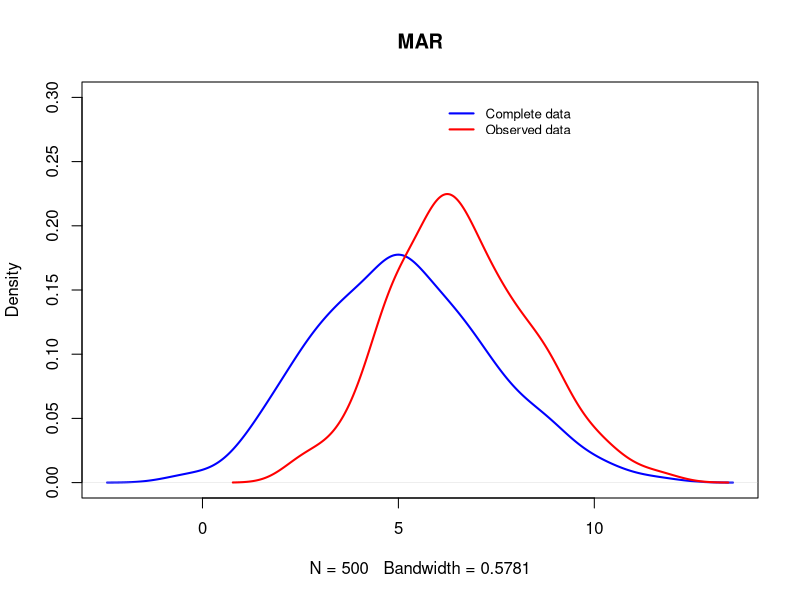
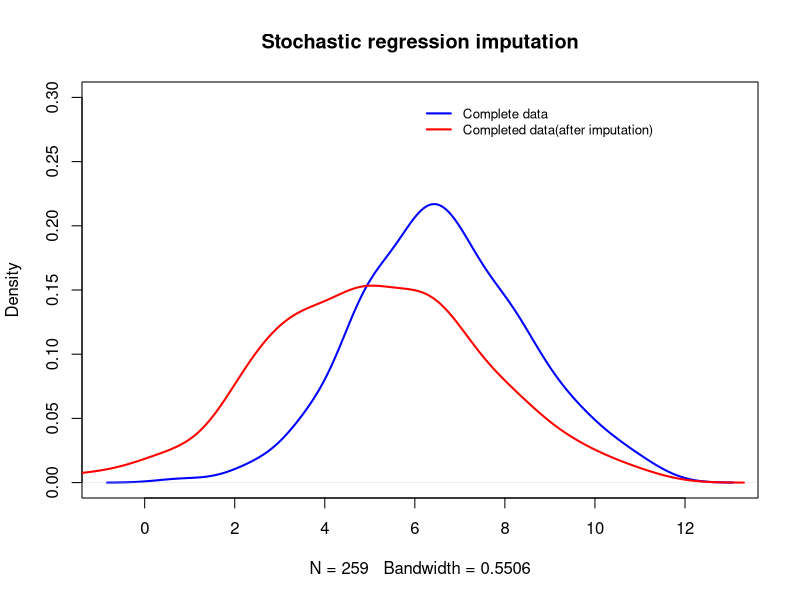
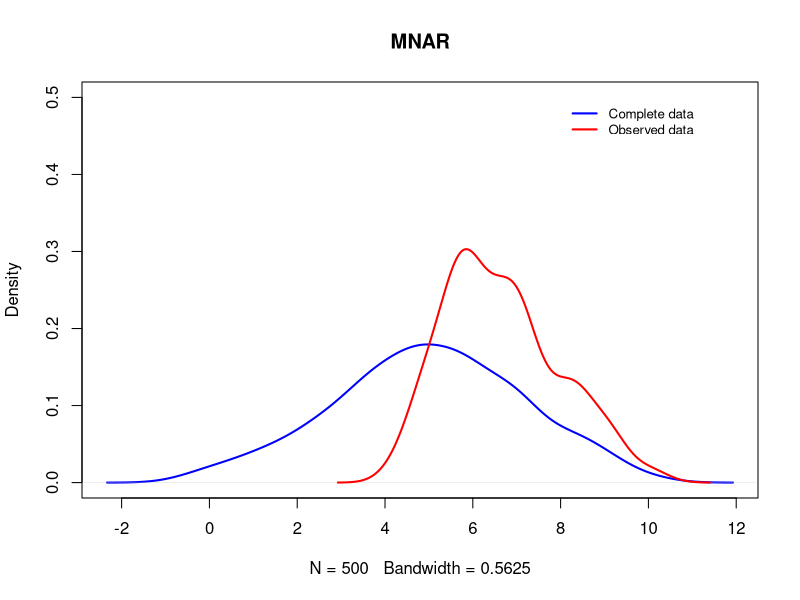
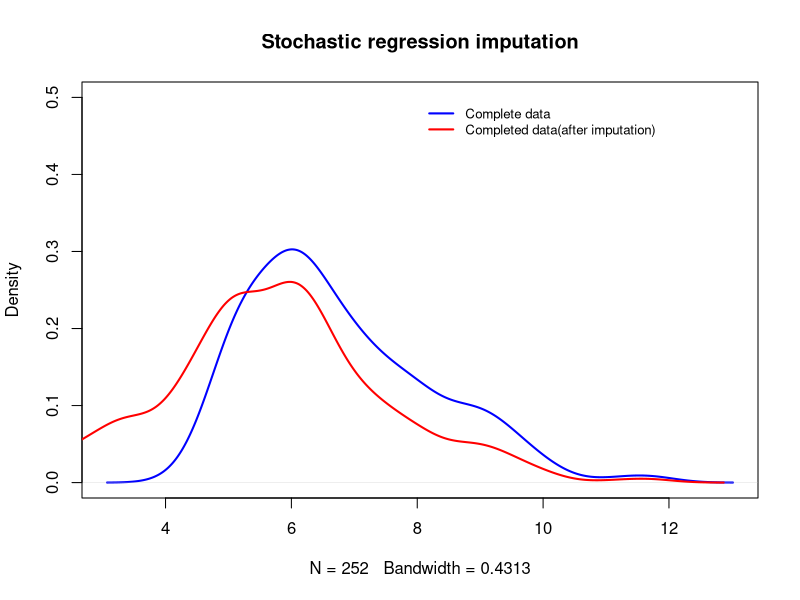

Generate these figures, in order, with R: (Note: this script raises an error after producing the figures.)
## ---- chunk 1
#Question 3
# (a)
n<- 500
mu1<-mu2<-mu3<-0
sigma1<-sigma2<-sigma3<-1
z1<-rnorm(n,mu1,sigma1)
z2<-rnorm(n,mu2,sigma2)
z3<-rnorm(n,mu3,sigma3)

Y1<-1+z1
Y2<-5+2*z1+z2

#MAR
Y2_MAR_obs <- Y2[2*z1 +z3 >= 0]
mean(Y2_MAR_obs)

Y2_MAR_mis <- Y2[2*z1 +z3<0]
plot(density(Y2), lwd = 2, col = "blue", main = "MAR", ylim = c(0,0.3))
lines(density(Y2_MAR_obs), lwd = 2, col = "red")
legend(6, 0.3,legend = c("Complete data", "Observed data"),cex=0.8,
       col = c("blue", "red"), lty = c(1, 1), lwd = c(2, 2), bty = "n")

ind_MAR <- which(2*z1 +z3 >= 0) 
g1_MAR <- Y1[ind_MAR] 
g2_MAR <- Y1[-ind_MAR]
mean(g1_MAR)
mean(g2_MAR)
t.test(g1_MAR, g2_MAR, paired = FALSE, var.equal = FALSE)

## ---- chunk 2
#Question 3
# (b)
n<- 500
mu1<-mu2<-mu3<-0
sigma1<-sigma2<-sigma3<-1
z1<-rnorm(n,mu1,sigma1)
z2<-rnorm(n,mu2,sigma2)
z3<-rnorm(n,mu3,sigma3)

Y1<-1+z1
Y2<-5+2*z1+z2

Y2[2*z1 +z3<0]=NA

data<-data.frame(Y1=c(Y1), Y2=c(Y2))

fit <- lm(Y2 ~ Y1, data = data) 
summary(fit)
fit$coefficients

set.seed(111)
predicted_sri <- predict(fit, newdata = data) + rnorm(nrow(data), 0, sigma(fit))
Y2_sri <- ifelse(is.na(data$Y2), predicted_sri, data$Y2)

sd(data$Y2, na.rm = TRUE)
sd(Y2_sri)

plot(density(data$Y2[-which(is.na(data$Y2) == TRUE)]), lwd = 2, col = "blue", main = "Stochastic regression imputation", ylim = c(0,0.3))
lines(density(Y2_sri), lwd = 2, col = "red")
legend(6, 0.3,legend = c("Complete data", "Completed data(after imputation)"),cex=0.8,
       col = c("blue", "red"), lty = c(1, 1), lwd = c(2, 2), bty = "n")

## ---- chunk 3
#Question 3
# (c)
n<- 500
mu1<-mu2<-mu3<-0
sigma1<-sigma2<-sigma3<-1
z1<-rnorm(n,mu1,sigma1)
z2<-rnorm(n,mu2,sigma2)
z3<-rnorm(n,mu3,sigma3)

Y1<-1+z1
Y2<-5+2*z1+z2

#MNAR
Y2_MNAR_obs <- Y2[2*Y2-10+z3 >= 0]
Y2_MNAR_mis <- Y2[2*Y2-10+z3 < 0]

plot(density(Y2), lwd = 2, col = "blue", main = "MNAR", ylim = c(0,0.5))
lines(density(Y2_MNAR_obs), lwd = 2, col = "red")
legend(8, 0.5,legend = c("Complete data", "Observed data"),cex=0.8,
       col = c("blue", "red"), lty = c(1, 1), lwd = c(2, 2), bty = "n")
## ---- chunk 4
#Question 3
# (d)
n<- 500
mu1<-mu2<-mu3<-0
sigma1<-sigma2<-sigma3<-1
z1<-rnorm(n,mu1,sigma1)
z2<-rnorm(n,mu2,sigma2)
z3<-rnorm(n,mu3,sigma3)

Y1<-1+z1
Y2<-5+2*z1+z2

Y2[2*Y2-10+z3 < 0]=NA

data<-data.frame(Y1=c(Y1), Y2=c(Y2))

fit <- lm(Y2 ~ Y1, data = data) 
summary(fit)
fit$coefficients

set.seed(111)
predicted_sri <- predict(fit, newdata = data) + rnorm(nrow(data), 0, sigma(fit))
Y2_sri <- ifelse(is.na(data$Y2), predicted_sri, data$Y2)

sd(data$Y2, na.rm = TRUE)
sd(Y2_sri)

plot(density(data$Y2[-which(is.na(data$Y2) == TRUE)]), lwd = 2, col = "blue", main = "Stochastic regression imputation", ylim = c(0,0.5))
lines(density(Y2_sri), lwd = 2, col = "red")
legend(8, 0.5,legend = c("Complete data", "Completed data(after imputation)"),cex=0.8,
       col = c("blue", "red"), lty = c(1, 1), lwd = c(2, 2), bty = "n")

## ---- chunk 5

mean(databp$recovtime, na.rm = TRUE)
sd(databp$recovtime, na.rm = TRUE)

cor(databp$recovtime, databp$logdose, use = "complete")
cor(databp$recovtime, databp$bloodp, use = "complete")
## ---- chunk 6
mean(databp$recovtime, na.rm = TRUE)
re_mi <- ifelse(is.na(databp$recovtime), 19.27273, databp$recovtime)

mean(re_mi)
sd(re_mi)

cor(re_mi, databp$logdose)
cor(re_mi, databp$bloodp)
## ---- chunk 7
fit <- lm(recovtime ~ logdose+bloodp, data = databp) 
summary(fit)
fit$coefficients
predicted_ri <- predict(fit, newdata = databp)
re_ri <- ifelse(is.na(databp$recovtime), predicted_ri, databp$recovtime)
mean(re_ri)
sd(re_ri)

cor(re_ri, databp$logdose)
cor(re_ri, databp$bloodp)

## ---- chunk 8
fit <- lm(recovtime ~ logdose+bloodp, data = databp) 
summary(fit)
fit$coefficients


set.seed(111)
predicted_sri <- predict(fit, newdata = databp) + rnorm(nrow(databp), 0, sigma(fit))

re_sri <- ifelse(is.na(databp$recovtime), predicted_sri, databp$recovtime)
mean(re_sri)
sd(re_sri)

cor(re_sri, databp$logdose)
cor(re_sri, databp$bloodp)

